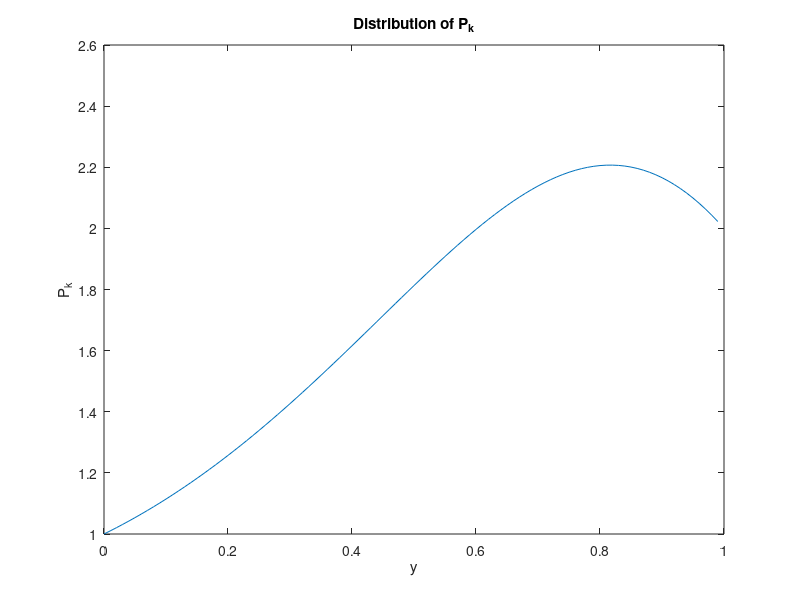

Reproduce this figure in MATLAB. (Note: this script raises an error after producing the figure.)
%%
% nature of spin glass
% --------------------------------------------------------------------------
y=[0:0.01:1.00];
Keps = (1-y).*gamma((1-y).^2)./gamma(2-2.*y);
figure;
plot(y, Keps);
xlabel('y'); ylabel('P_k'); title(['Distribution of P_k']);

y = 0.7;
y = 0.9;
% The sequence of double factorials for even n = 0, 2, 4, 6, 8,... starts as
% 1, 2, 8, 48, 384, 3840, 46080, 645120,
% The sequence of double factorials for odd n = 1, 3, 5, 7, 9,... starts as
% 1, 3, 15, 105, 945, 10395, 135135
y1 = y;
y2 = (1/3)*(y+2*y^2);
y3 = (1/15) *(3*y+7*y^2+5*y^3);
y4 = (1/105) *(15*y+39*y^2+37*y^3+14*y^4);
y5 = (1/945) *(105*y+296*y^2+326*y^3+176*y^4+42*y^5);
y6 = (1/10395) *(945*y+2838*y^2+3458*y^3+2228*y^4+794*y^5+132*y^6);
y7 = (1/135135) *(10395*y+32859*y^2+43191*y^3+31235*y^4+13553*y^5+3473*y^6+429*y^7);
%mgf, % characteristic func
syms w;
F = 1 + (i*w*y1) + (((i*w)^2)*y2)/factorial(2) + (((i*w)^3)*y3)/factorial(3) + ...
     + (((i*w)^4)*y4)/factorial(4) +  (((i*w)^5)*y5)/factorial(5)  + (((i*w)^6)*y6)/factorial(6) + ...
      + (((i*w)^7)*y7)/factorial(7);
pt = ifourier(F);
% pt = (2*pi*dirac(x) + (7*pi*dirac(1, x))/5 + (14*pi*dirac(2, x))/25 + (161*pi*dirac(3, x))/1000 + (453*pi*dirac(4, x))/12500 + (482512061196773*pi*dirac(5, x))/72057594037927936 + (1699251701497829*pi*dirac(6, x))/1621295865853378560 + (6453806293987741*pi*dirac(7, x))/45396284243894599680)/(2*pi)
x=[0:0.01:1];
ptval=subs(pt);
figure;
plot(x,ptval);
% alternate
wf = 0:0.01:2*pi;
Ff = 1 + (i*wf*y1) + (((i*wf).^2)*y2)/factorial(2) + (((i*wf).^3)*y3)/factorial(3) + ...
     + (((i*wf).^4)*y4)/factorial(4) +  (((i*wf).^5)*y5)/factorial(5)  + (((i*wf).^6)*y6)/factorial(6) + ...
      + (((i*wf).^7)*y7)/factorial(7);
ptt = ifft(Ff);
% pt = (2*pi*dirac(x) + (7*pi*dirac(1, x))/5 + (14*pi*dirac(2, x))/25 + (161*pi*dirac(3, x))/1000 + (453*pi*dirac(4, x))/12500 + (482512061196773*pi*dirac(5, x))/72057594037927936 + (1699251701497829*pi*dirac(6, x))/1621295865853378560 + (6453806293987741*pi*dirac(7, x))/45396284243894599680)/(2*pi)
figure;
plot(abs(ptt));
